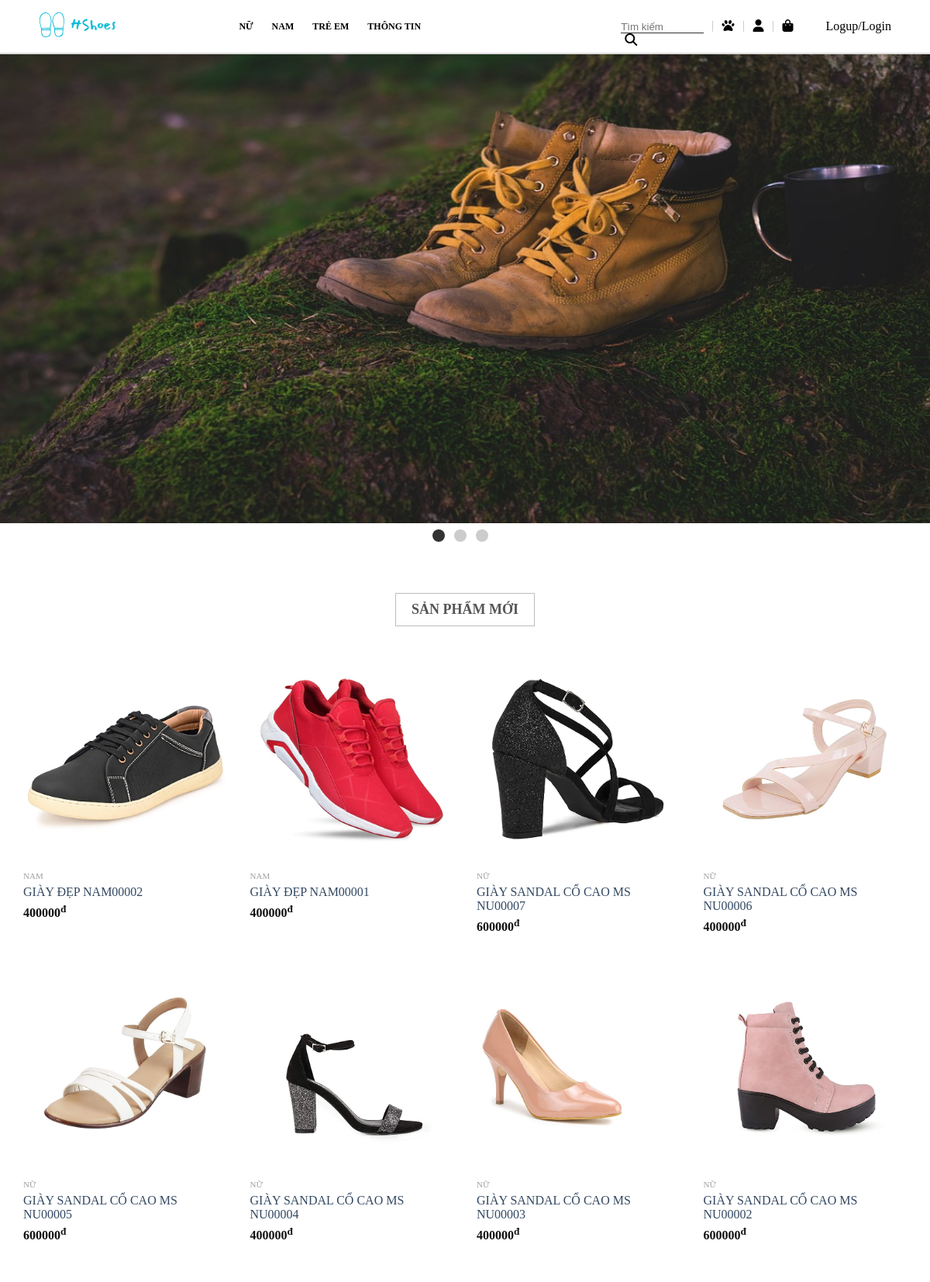
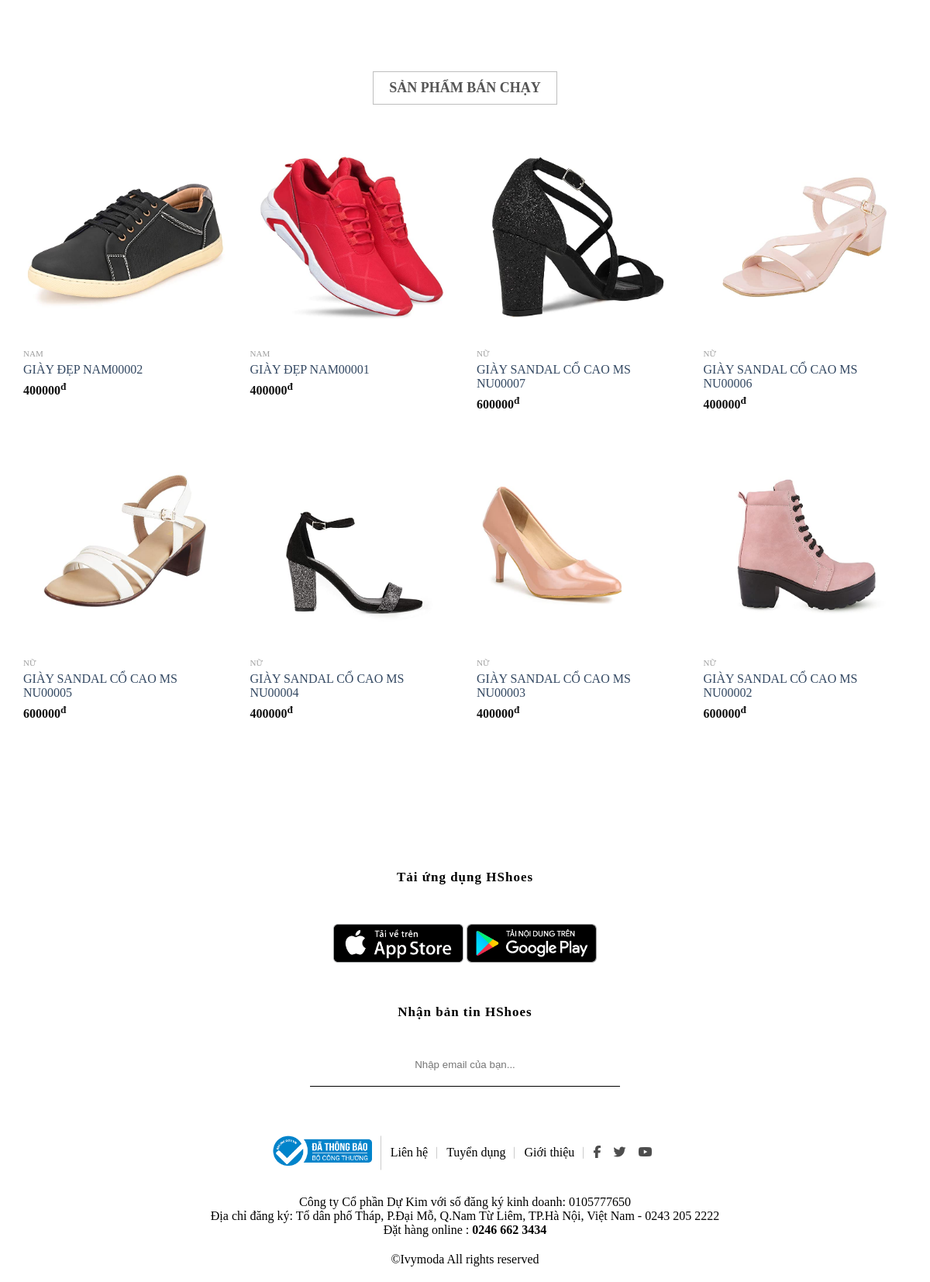
The page / on the database its author committed (2 pictures, top to bottom).
### tables this page shows
CREATE TABLE `danhmuc` (
  `MaDanhMuc` int(11) NOT NULL,
  `TenDanhMuc` varchar(255) NOT NULL
);

CREATE TABLE `sanpham` (
  `MaSanPham` int(11) NOT NULL,
  `TenSanPham` varchar(255) NOT NULL,
  `Size` float NOT NULL,
  `Gia` float NOT NULL,
  `MoTaSanPham` varchar(255) NOT NULL,
  `AnhSanPham` varchar(255) NOT NULL,
  `AnhMoTa1` varchar(255) DEFAULT NULL,
  `AnhMoTa2` varchar(255) DEFAULT NULL,
  `AnhMoTa3` varchar(255) DEFAULT NULL,
  `MaDanhMuc` int(11) DEFAULT NULL,
  `MaKhuyenMai` varchar(255) DEFAULT NULL,
  `MaLoaiSP` int(11) DEFAULT NULL
);

### index.php (the view, shortened to what this page needs)
<?php
    $con = ketnoi();
?>
<!DOCTYPE html>
<html lang="en">
<head>
    <link rel="stylesheet" href="style.css">
</head>
<body>
    <?php require './giaodien/header.php'; ?>
    <section id="Slider">
        <div class="aspect-ratio-169">
            <img src="images/img1.jpg" alt="" >
        </div>
        <div class="dot-container">
            <div class="dot active"></div>
            <div class="dot"></div>
            <div class="dot"></div>
        </div>
    </section>
<div id="wrapper2">
    <div class="headline2">
        <h3>Sản phẩm mới</h3>
    </div>
    <ul class="index-products row">
        <?php
            $NewSp_Query = "SELECT * FROM sanpham ORDER BY MaSanPham DESC LIMIT 8";
            $NewSp_Result = mysqli_query($con,$NewSp_Query) or die(mysqli_error($con));
            while ($rownewsp = mysqli_fetch_assoc($NewSp_Result))
            {
                $FindDMSP_Query = "SELECT * FROM danhmuc WHERE MaDanhMuc = '$rownewsp[MaDanhMuc]'";
                $FindDMSP_Result = mysqli_query($con,$FindDMSP_Query) or die(mysqli_error($con));
                $rowdmsp = mysqli_fetch_assoc($FindDMSP_Result);
                ?>
                <li>
                    <div id="index-product-item">
                        <div class="index-product-item-top">
                            <a href="product.php?id=<?php echo $rownewsp['MaSanPham']; ?>" class="index-product-item-thump">
                                <img style="max-width: 262.5px; max-height:262.5px" src="images/giay/<?php echo $rownewsp['AnhSanPham']; ?>" alt="">
                            </a>
                        </div>
                        <div class="index-product-item-info">
                            <a href="demo.php?MaDM=<?php echo $rownewsp['MaDanhMuc']; ?>" class="index-product-item-cat"><?php echo $rowdmsp['TenDanhMuc']; ?></a>
                            <a href="product.php?id=<?php echo $rownewsp['MaSanPham']; ?>" class="index-product-item-name"><?php echo $rownewsp['TenSanPham']; ?></a>
                            <div class="index-product-item-price"><?php echo $rownewsp['Gia']; ?><sup>đ</sup></div>
                        </div>
                    </div>
                </li>
            <?php
            }
        ?>
    </ul>
</div>
        <div id="wrapper">
            <div class="headline">
                <h3>Sản phẩm bán chạy</h3>
            </div>
            <ul class="index-products row">
                <?php
                    $NewSp_Query = "SELECT * FROM sanpham ORDER BY MaSanPham DESC LIMIT 8";
                    $NewSp_Result = mysqli_query($con,$NewSp_Query) or die(mysqli_error($con));
                    while ($rownewsp = mysqli_fetch_assoc($NewSp_Result))
                    {
                        $FindDMSP_Query = "SELECT * FROM danhmuc WHERE MaDanhMuc = '$rownewsp[MaDanhMuc]'";
                        $FindDMSP_Result = mysqli_query($con,$FindDMSP_Query) or die(mysqli_error($con));
                        $rowdmsp = mysqli_fetch_assoc($FindDMSP_Result);
                        ?>
                        <li>
                            <div id="index-product-item">
                                <div class="index-product-item-top">
                                    <a href="product.php?id=<?php echo $rownewsp['MaSanPham']; ?>" class="index-product-item-thump">
                                        <img style="max-width: 262.5px; max-height:262.5px" src="images/giay/<?php echo $rownewsp['AnhSanPham']; ?>" alt="">
                                    </a>
                                </div>
                                <div class="index-product-item-info">
                                    <a href="demo.php?MaDM=<?php echo $rownewsp['MaDanhMuc']; ?>" class="index-product-item-cat"><?php echo $rowdmsp['TenDanhMuc']; ?></a>
                                    <a href="product.php?id=<?php echo $rownewsp['MaSanPham']; ?>" class="index-product-item-name"><?php echo $rownewsp['TenSanPham']; ?></a>
                                    <div class="index-product-item-price"><?php echo $rownewsp['Gia']; ?><sup>đ</sup></div>
                                </div>
                            </div>
                        </li>
                    <?php
                    }
            ?>
    </ul>
        </div>
        <section class="app-container">
            <p>Tải ứng dụng HShoes</p>
            <div class="app-google">
                <img src="images/appstore.jpg">
                <img src="images/googleplay.jpg">
            </div>
            <p>Nhận bản tin HShoes</p>
            <input type="text" placeholder="Nhập email của bạn...">
        </section>
       <footer>
       <div class="footer-top">
            <li><a href=""> <img src ="images/dathongbao.png"></a></li>
            <li><a href="">Liên hệ</a></li>
            <li><a href="">Tuyển dụng</a></li>
            <li><a href="">Giới thiệu</a></li>
            <li>
                <a href="" class="fab fa-facebook-f"></i></a>
                <a href="" class="fab fa-twitter"></a>
                <a href="" class="fab fa-youtube"></a>
            </li>
        </div>
     <div class="footer-center"> <p>  Công ty Cổ phần Dự Kim với số đăng ký kinh doanh: 0105777650 <br>
        Địa chỉ đăng ký: Tổ dân phố Tháp, P.Đại Mỗ, Q.Nam Từ Liêm, TP.Hà Nội, Việt Nam - 0243 205 2222 <br>
        Đặt hàng online : <b>0246 662 3434</b>
        </p></div>
<div class ="footer-bottom">
    ©Ivymoda All rights reserved
</div>
</footer>
    </body>
</html>

### giaodien/header.php (shortened to what this page needs)
<header>
    <div class="logo"> <a href="index.php"><img src ="images/low-res-logo.png"></a></div>
    <div class ="menu">
        <?php
            $ViewDM_Query = "SELECT * FROM danhmuc";
            $ViewDM_Result = mysqli_query($con,$ViewDM_Query) or die(mysqli_error($con));
            if (mysqli_num_rows($ViewDM_Result) != 0)
            {
                while ($rowdanhmuc = mysqli_fetch_assoc($ViewDM_Result))
                {
                    ?>
                    <li><a style="text-transform: uppercase;" href="demo.php?MaDM=<?php echo $rowdanhmuc['MaDanhMuc']; ?>&&MaLoai=0"><?php echo $rowdanhmuc['TenDanhMuc']; ?></a>
                        <?php
                }
            }
        ?>
        <li><a href="">THÔNG TIN</a></li>
    </div>
    <div class ="others">
        <li>
            <input placeholder="Tìm kiếm" type ="text" onkeyup="Search(this.value)"><i class ="fas fa-search"></i>
        </li>
        <li><a class ="fa fa-paw" href="favor.php"></a></li>
        <li><a class ="fa fa-user" href="<?php if(isset($_SESSION['id'])) echo 'info.php'; else echo 'moidangnhap.php'; ?>"></a></li>
        <li><a class ="fa fa-shopping-bag" href="cart.php"></a></li>
    </div>
    <div class="btn-login" >
    <?php
        if($_SESSION['active'] == "yes")
        {
    ?>
            <li><a href="logout.php">Logout</a></li>
    <?php
        }
        else
        {
            ?>
            <li><a href="logup.php">Logup</a></li>/
            <li><a href="login.php">Login</a></li>
            <?php
        }
    ?>
    </div>
</header>

### style.css (style rules this page uses)
:root { --main-text-font:Arial, Helvetica, sans-serif; }
* { margin:0; padding:0; box-sizing: border-box; outline:none; }
li { list-style: none; }
a { text-decoration: none; color:#000; }
.row { display:flex; flex-wrap: wrap; }
header { display:flex; justify-content: space-between; padding:12px 50px ; height:70px; align-items: center; position:fixed; top:0; left:0; width:100%; z-index: 1; border-bottom: 2px solid #dddddd; background: rgba(255,255,255,0.3) }
.logo { flex:1; }
.menu { flex:2; display:flex; }
.menu > li { padding: 0 12px; position: relative; }
.menu li a { font-size: 12px; font-weight:bold; display: block; line-height: 20px; }
.others { flex:1; display:flex; }
.others > li { padding: 0 12px; position:relative; }
.others >li::after { content:""; display: block; width: 1px; height: 80%; background: #cccccc; position: absolute; right: 0; top: 50%; transform: translateY(-50%); }
.others >li:last-child::after { display:none; }
.others > li:first-child { position:relative; }
.fa-search { margin-left:5px; }
.others > li:first-child input { width:100%; border:none; border-bottom: 1px solid #333; background:transparent; outline:none; margin-right:50px; }
.others > li:first-child i { position:absolute; }
.btn-login { margin-left:30px; display:flex; align-items: center; text-align: center; }
.btn-login > li { position:relative; }
#Slider { padding-bottom:30px; overflow:hidden; }
.aspect-ratio-169 { display: block; position: relative; padding-top: 56.25%; transition:0.8s; }
.aspect-ratio-169 img { display: block; position: absolute; width: 100%; height: 100%; top: 0; left: 0; }
.dot-container { margin-top:8px; position:absolute; height:30px; width:100%; display: flex; justify-content: center; }
.dot { height:16px; width:16px; background-color: #CCC; border-radius: 50%; margin-right: 12px; cursor: pointer; }
.dot.active { background-color: #333; }
.app-container { text-align: center; align-items: center; padding:150px 0 50px 0; }
.app-google { margin:50px }
.app-google img { height:50px; cursor:pointer; }
.app-container p { line-height: 20px; letter-spacing: 1px; font-size: 17px; color:#000; font-weight: bold; }
.app-container input { margin-top: 50px; border:none; border-bottom: 1px solid #000; padding-bottom: 20px; width:400px; text-align: center; }
footer { text-align: center; }
.footer-top { display:flex; justify-content: center; align-items: center; margin-bottom: 20px; height:70px; }
.footer-top img { height:50px; }
.footer-top li { padding:0 12px; position:relative; }
.footer-top li::after { content:""; display: block; width: 1px; height: 80%; background: #cccccc; position: absolute; right: 0; top: 50%; transform: translateY(-50%); }
.footer-top li:last-child::after { display:none; }
.footer-top li:last-child a { margin-right:12px; color:rgb(77, 77, 77); }
.footer-bottom { margin:20px 0; }
#wrapper { max-width: 1170px; margin:auto; }
.headline { text-align: center; margin:100px 0 40px 0; }
h3 { font-size: 18px; color: #111; padding:10px 20px; text-transform: uppercase; border:1px solid #bebebe; color:#555; display:inline-block; font-weight: 600; }
ul.index-products { list-style: none; display:flex; flex-wrap:wrap; justify-content: space-between; }
ul.index-products li { flex-basis: 25%; padding:0 15px; box-sizing: border-box; margin-bottom: 30px; }
ul.index-products li img { max-width: 100%; height:auto; }
ul.index-products li .index-product-item-top { position:relative; overflow:hidden; }
ul.index-products li .index-product-item-info { padding:10px 0; }
ul.index-products li .index-product-item-top .index-product-item-thump img { display:block }
ul.index-products li .index-product-item-info a { display:block; }
ul.index-products li .index-product-item-info a.index-product-item-cat { font-size:11px; text-transform: uppercase; color:#9e9e9e; padding:3px 0; }
ul.index-products li .index-product-item-info a.index-product-item-name { color:#334862; padding:3px 0px; }
ul.index-products li .index-product-item-info .index-product-item-price { color:#111; padding: 2px 0; font-weight: 600; }
.headline2 { text-align: center; margin:60px 0 40px 0; }
#wrapper2 { max-width: 1170px; margin:auto; }

### rows shown on the page
danhmuc: TenDanhMuc "NỮ"
danhmuc: TenDanhMuc "NAM"
danhmuc: TenDanhMuc "TRẺ EM"
sanpham: AnhSanPham (picture), MaDanhMuc.TenDanhMuc "NAM", TenSanPham "GIÀY ĐẸP NAM00002", Gia "400000"
sanpham: AnhSanPham (picture), MaDanhMuc.TenDanhMuc "NAM", TenSanPham "GIÀY ĐẸP NAM00001", Gia "400000"
sanpham: AnhSanPham (picture), MaDanhMuc.TenDanhMuc "NỮ", TenSanPham "GIÀY SANDAL CỔ CAO MS NU00007", Gia "600000"
sanpham: AnhSanPham (picture), MaDanhMuc.TenDanhMuc "NỮ", TenSanPham "GIÀY SANDAL CỔ CAO MS NU00006", Gia "400000"
sanpham: AnhSanPham (picture), MaDanhMuc.TenDanhMuc "NỮ", TenSanPham "GIÀY SANDAL CỔ CAO MS NU00005", Gia "600000"
sanpham: AnhSanPham (picture), MaDanhMuc.TenDanhMuc "NỮ", TenSanPham "GIÀY SANDAL CỔ CAO MS NU00004", Gia "400000"
sanpham: AnhSanPham (picture), MaDanhMuc.TenDanhMuc "NỮ", TenSanPham "GIÀY SANDAL CỔ CAO MS NU00003", Gia "400000"
sanpham: AnhSanPham (picture), MaDanhMuc.TenDanhMuc "NỮ", TenSanPham "GIÀY SANDAL CỔ CAO MS NU00002", Gia "600000"
